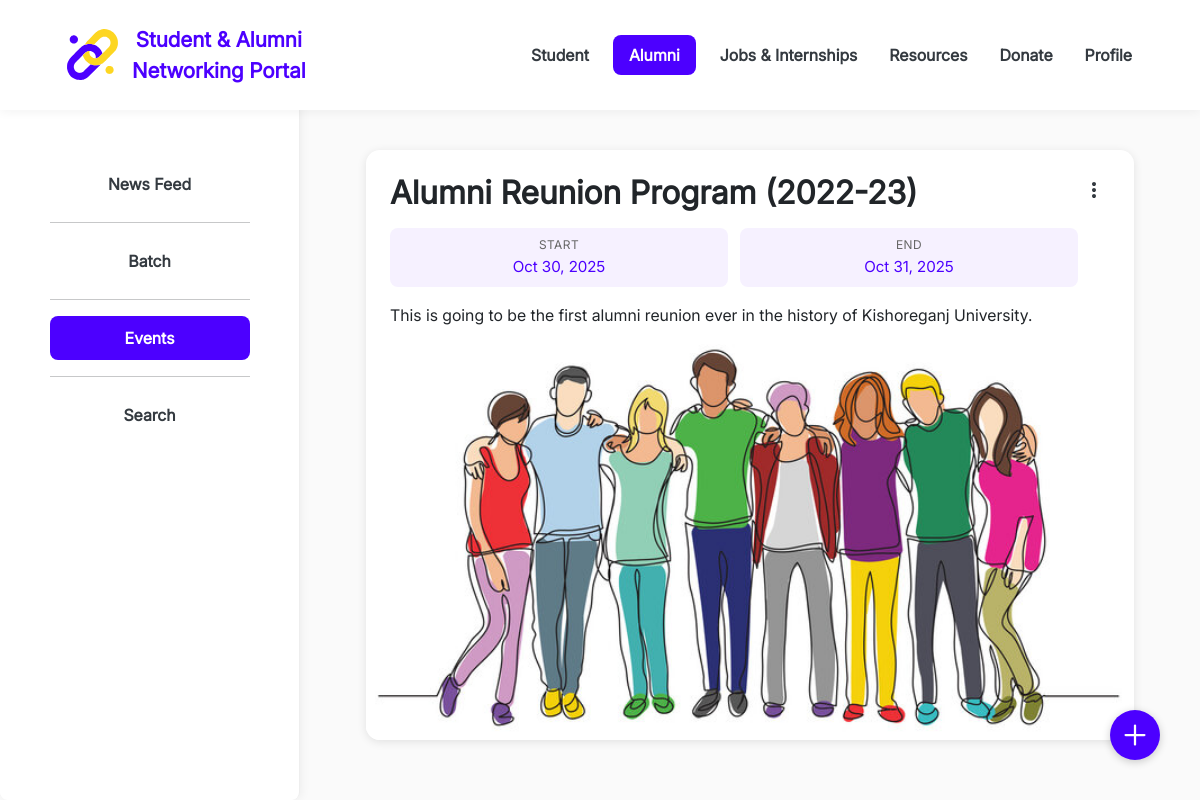
The page /SANP/alumni-events.php (signed in) on the database its author committed.
### tables this page shows
CREATE TABLE IF NOT EXISTS `events` (
  `event_id` char(32) NOT NULL,
  `type` varchar(8) DEFAULT NULL,
  `timestamp` timestamp NOT NULL DEFAULT CURRENT_TIMESTAMP,
  `title` varchar(256) DEFAULT NULL,
  `start_date` date DEFAULT NULL,
  `end_date` date DEFAULT NULL,
  `description` text,
  `image` varchar(256) DEFAULT NULL,
  `approve_status` tinyint(1) DEFAULT '0',
  `approved_by` varchar(12) DEFAULT NULL,
  `posted_by` varchar(12) DEFAULT NULL,
  PRIMARY KEY (`event_id`)
);

### SANP/alumni-events.php (the view, shortened to what this page needs)
<?php
$db = connect();
?>
<!DOCTYPE html>
<html lang="en">
<head>
    <link href="bootstrap/css/bootstrap.min.css" rel="stylesheet">
    <link href="css/style.css" rel="stylesheet">
</head>
<body>
    <div class="container-fluid">
        <div class="row w-100 d-flex flex-column">
            <div class="navbar-div">
                <nav class="navbar navbar-expand-xl fixed-top">
                    <div class="container-fluid">
                        <a class="navbar-brand d-flex align-items-center" href="<?php echo ($_SESSION['role'] == "alumni") ? "alumni-news_feed.php" : "student-news_feed.php" ?>">
                            <img src="resources/Logo.svg" alt="Logo" style="height: 80px;">
                            <div class="d-flex flex-column">
                                <span style="text-align: center;">Student & Alumni</span>
                                <span style="text-align: center;">Networking Portal</span>
                            </div>
                        </a>
                        <div class="collapse justify-content-end navbar-collapse" id="navbarNav">
                            <ul class="navbar-nav">
                                <li class="nav-item"><a class="nav-link" href="student-news_feed.php">Student</a></li>
                                <li class="nav-item"><a class="nav-link active" href="alumni-news_feed.php">Alumni</a>
                                </li>
                                <li class="nav-item"><a class="nav-link" href="jobs_internships-posts.php">Jobs &
                                        Internships</a></li>
                                <li class="nav-item"><a class="nav-link" href="resources-resources.php">Resources</a>
                                </li>
                                <li class="nav-item"><a class="nav-link" href="donate.php">Donate</a></li>
                                <li class="nav-item"><a class="nav-link" href="profile-my_profile.php">Profile</a></li>
                            </ul>
                        </div>
                    </div>
                </nav>
            </div>
            <div class="sidebar-div">
                <div class="sidebar d-none d-md-flex justify-content-center">
                    <ul>
                        <li><a href="alumni-news_feed.php">News Feed</a></li>
                        <li>
                            <hr>
                        </li>
                        <?php if ($_SESSION['role'] == "alumni") { ?>
                            <li><a href="alumni-batch.php">Batch</a></li>
                            <li>
                                <hr>
                            </li>
                        <?php } ?>
                        <li><a href="alumni-events.php" class="active">Events</a></li>
                        <li>
                            <hr>
                        </li>
                        <li><a href="alumni-search.php">Search</a></li>
                    </ul>
                </div>
            </div>
        </div>
        <div class="post-container">
            <?php
            $sql = "SELECT * FROM events WHERE type = 'alumni' AND approve_status = 1 ORDER BY timestamp DESC";
            $stmt = $db->prepare($sql);
            $stmt->execute();
            $rel = $stmt->get_result();
            while ($row = $rel->fetch_assoc()) {
                $event_id = $row['event_id'];
                $title = $row['title'];
                $start_date = date("M j, Y", strtotime($row['start_date']));
                $end_date = date("M j, Y", strtotime($row['end_date']));
                $event_des = $row['description'];
                $event_image = $row['image'];
            ?>
                <div class="post-card">
                    <div class="d-flex justify-content-between align-items-start mb-3">
                        <div class="d-flex align-items-center row w-100">
                            <div>
                                <h6 class="mb-3 fw-bold" style="font-size: 2rem;"><?php echo $title ?></h6>
                                <div class="dates">
                                    <div class="date-box">
                                        <span class="date-label">Start</span>
                                        <span class="date-value"><?php echo $start_date ?></span>
                                    </div>
                                    <div class="date-box">
                                        <span class="date-label">End</span>
                                        <span class="date-value"><?php echo $end_date ?></span>
                                    </div>
                                </div>
                            </div>
                        </div>
                        <div type="div" class="more-option" data-bs-toggle="modal" data-bs-target="#optionModal-<?php echo $event_id; ?>">
                            <img src="icons/more-option.svg" alt="">
                        </div>
                    </div>
                    <div class="text-wrapper">
                        <p class="description mb-2"><?php echo $event_des ?> </p>
                    </div>
                    <div class="post-image mt-2" style="margin-bottom: -0.5rem;">
                        <img src="<?php echo $event_image ?>"
                            alt="" />
                    </div>
                </div>
            <?php } ?>
        </div>
        <?php if ($_SESSION['role'] == "alumni") { ?>
            <div class="create-post-btn btn" type="div" data-bs-toggle="modal" data-bs-target="#createEventModal">
                <img src="icons/add.svg" alt="Create Event Button" style="height: 36px; width: 36px;">
            </div>
        <?php } ?>
    </div>
</body>
</html>

### SANP/css/style.css (style rules this page uses)
:root { --bg-color: #fafafa; --primary-color: #4c00ff; --text-color: #343a40; }
body { background-color: var(--bg-color); font-family: "Inter", Arial, sans-serif; }
.navbar { background: #fff; box-shadow: 0 2px 10px rgba(0, 0, 0, 0.05); padding: 10px 40px; }
.navbar-brand { font-weight: 700; font-size: 1.3rem; color: var(--primary-color) !important; }
.navbar-nav .nav-link { position: relative; color: var(--text-color) !important; font-weight: 600; margin: 0 8px; border-radius: 8px; transition: all 0.3s ease; padding: 8px 16px; }
.navbar-nav .nav-link.active { background-color: var(--primary-color); color: #fff !important; padding: 8px 16px; }
.sidebar { position: fixed; width: 300px; height: calc(100vh - 100px); left: 0; bottom: 0; background-color: #fff; border-right: 1px solid #eee; padding: 20px; padding-top: 50px; border-radius: 8px; box-shadow: 2px 0 10px rgba(0, 0, 0, 0.05); overflow-y: auto; }
.sidebar ul { padding: 0; margin: 0; list-style: none; }
.sidebar li { margin: 12px 0; text-align: center; }
.sidebar a { display: block; color: var(--text-color); text-decoration: none; padding: 10px 14px; border-radius: 8px; font-weight: 600; transition: 0.3s; width: 200px; }
.sidebar a:hover, .sidebar a.active { background-color: var(--primary-color); color: #fff; }
.post-container { position: absolute; right: 0; bottom: 0; height: calc(100vh - 110px); width: calc(100% - 300px); overflow-y: auto; }
.post-card { max-width: 768px; background: #fff; border-radius: 14px; box-shadow: 0 2px 10px rgba(0, 0, 0, 0.1); overflow: hidden; margin: 40px auto; padding: 1.5rem 1.5rem 0.5rem 1.5rem; }
.more-option { border-radius: 50%; cursor: pointer; transition: background-color 0.3s ease; }
.more-option img { width: 32px; height: 32px; padding: 4px; }
.text-wrapper { overflow: auto; transition: max-height 0.4s ease; text-align: justify; padding-right: 5px; }
.description { display: inline; line-height: 1.5; }
.post-image { overflow: hidden; margin-top: 10px; margin-left: -1.5rem; margin-right: -1.5rem; }
.post-image img { width: 100%; height: auto; object-fit: cover; }
.create-post-btn { position: fixed; bottom: 40px; right: 40px; z-index: 1051; border-radius: 50%; width: 50px; height: 50px; display: flex; justify-content: center; align-items: center; box-shadow: 0 2px 8px rgba(0, 0, 0, 0.2); background: var(--primary-color); border: none; opacity: 1; visibility: visible; transition: opacity 0.3s ease, visibility 0.3s ease; }
.dates { display: flex; gap: 12px; font-size: 0.95rem; color: #444; }
.date-box { flex: 1; background-color: #f6f1ff; border-radius: 8px; padding: 8px 10px; display: flex; flex-direction: column; align-items: center; justify-content: center; }
.date-label { font-size: 0.75rem; color: #666; margin-bottom: 2px; text-transform: uppercase; letter-spacing: 0.5px; font-weight: 500; }
.date-value { font-weight: 500; color: var(--primary-color) !important; }

### rows shown on the page
events: title "Alumni Reunion Program (2022-23)", start_date "Oct 30, 2025", end_date "Oct 31, 2025", description "This is going to be the first alumni reunion ever in the history of Kishoreganj University.", image (picture)
